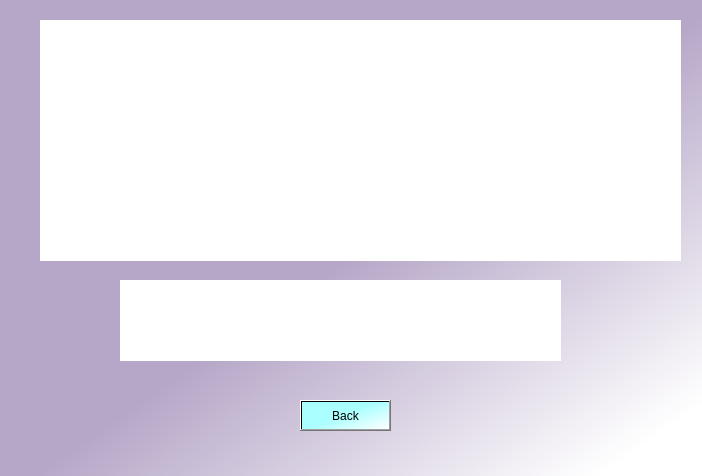
<?xml version="1.0" encoding="UTF-8"?>
<ui version="4.0">
 <class>MainWindow</class>
 <widget class="QMainWindow" name="MainWindow">
  <property name="geometry">
   <rect>
    <x>0</x>
    <y>0</y>
    <width>702</width>
    <height>476</height>
   </rect>
  </property>
  <property name="windowTitle">
   <string>MainWindow</string>
  </property>
  <property name="styleSheet">
   <string notr="true">background-color: qlineargradient(spread:pad, x1:0.528, y1:0.511455, x2:0.938, y2:0.914955, stop:0 rgba(182, 167, 200, 255), stop:1 rgba(255, 255, 255, 255));</string>
  </property>
  <widget class="QWidget" name="centralwidget">
   <widget class="QLabel" name="label">
    <property name="geometry">
     <rect>
      <x>40</x>
      <y>20</y>
      <width>641</width>
      <height>241</height>
     </rect>
    </property>
    <property name="styleSheet">
     <string notr="true">background-color: rgb(255, 255, 255);</string>
    </property>
    <property name="text">
     <string/>
    </property>
   </widget>
   <widget class="QPushButton" name="pushButton_2">
    <property name="geometry">
     <rect>
      <x>300</x>
      <y>400</y>
      <width>91</width>
      <height>31</height>
     </rect>
    </property>
    <property name="styleSheet">
     <string notr="true">background-color: qlineargradient(spread:pad, x1:0.432, y1:0.528409, x2:1, y2:1, stop:0 rgba(170, 255, 255, 255), stop:1 rgba(255, 255, 255, 255));</string>
    </property>
    <property name="text">
     <string>Back</string>
    </property>
   </widget>
   <widget class="QLabel" name="label_2">
    <property name="geometry">
     <rect>
      <x>120</x>
      <y>280</y>
      <width>441</width>
      <height>81</height>
     </rect>
    </property>
    <property name="styleSheet">
     <string notr="true">background-color: rgb(255, 255, 255);</string>
    </property>
    <property name="text">
     <string/>
    </property>
   </widget>
  </widget>
 </widget>
 <resources/>
 <connections/>
</ui>
